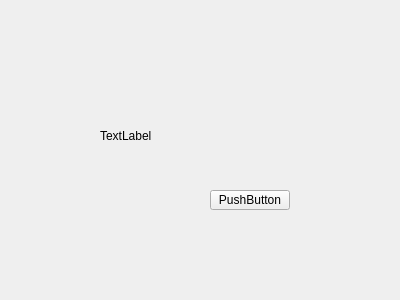
<?xml version="1.0" encoding="UTF-8"?>
<ui version="4.0">
 <class>signalBlocker</class>
 <widget class="QWidget" name="signalBlocker">
  <property name="geometry">
   <rect>
    <x>0</x>
    <y>0</y>
    <width>400</width>
    <height>300</height>
   </rect>
  </property>
  <property name="windowTitle">
   <string>Form</string>
  </property>
  <widget class="QPushButton" name="pushButton">
   <property name="geometry">
    <rect>
     <x>210</x>
     <y>190</y>
     <width>80</width>
     <height>20</height>
    </rect>
   </property>
   <property name="text">
    <string>PushButton</string>
   </property>
  </widget>
  <widget class="QLabel" name="label">
   <property name="geometry">
    <rect>
     <x>100</x>
     <y>130</y>
     <width>54</width>
     <height>12</height>
    </rect>
   </property>
   <property name="text">
    <string>TextLabel</string>
   </property>
  </widget>
 </widget>
 <resources/>
 <connections/>
</ui>
